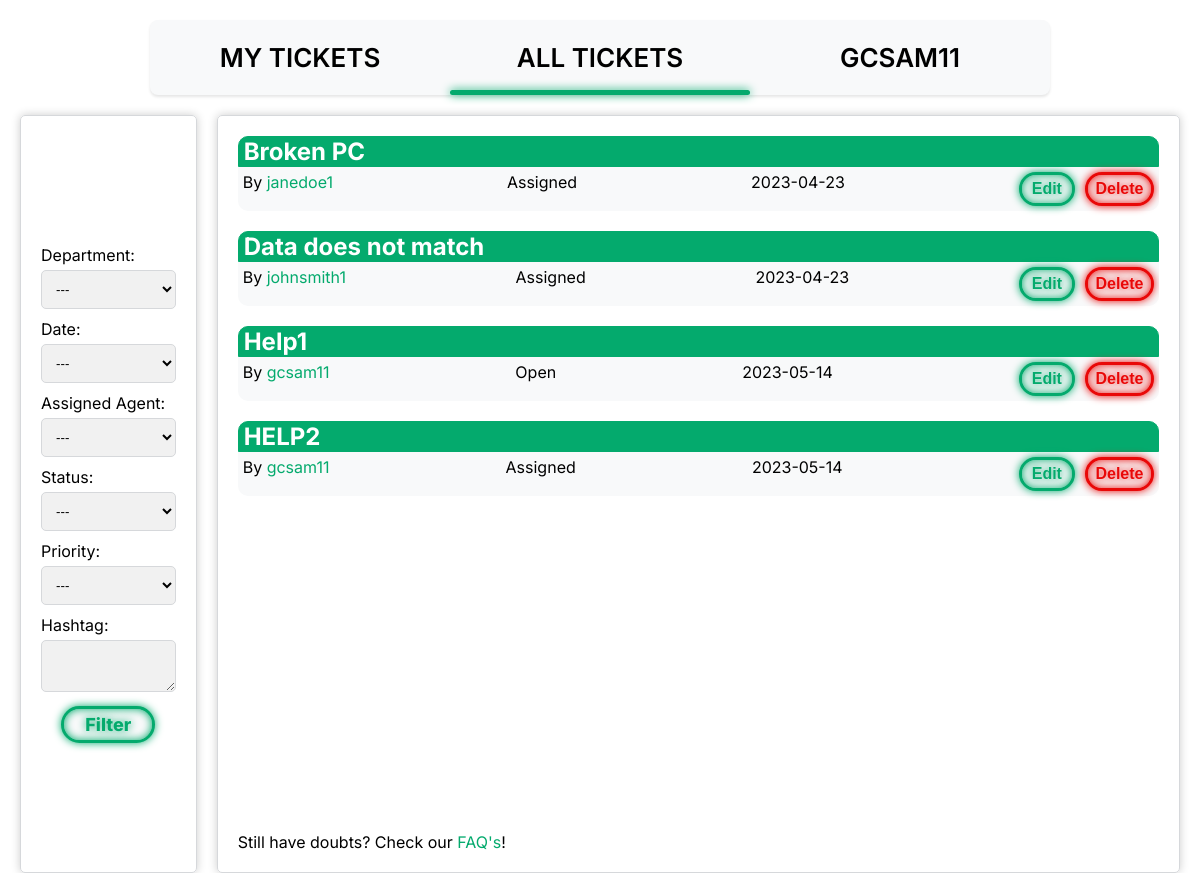
Before: /pages/all_tickets.php (signed in) with the older database file.
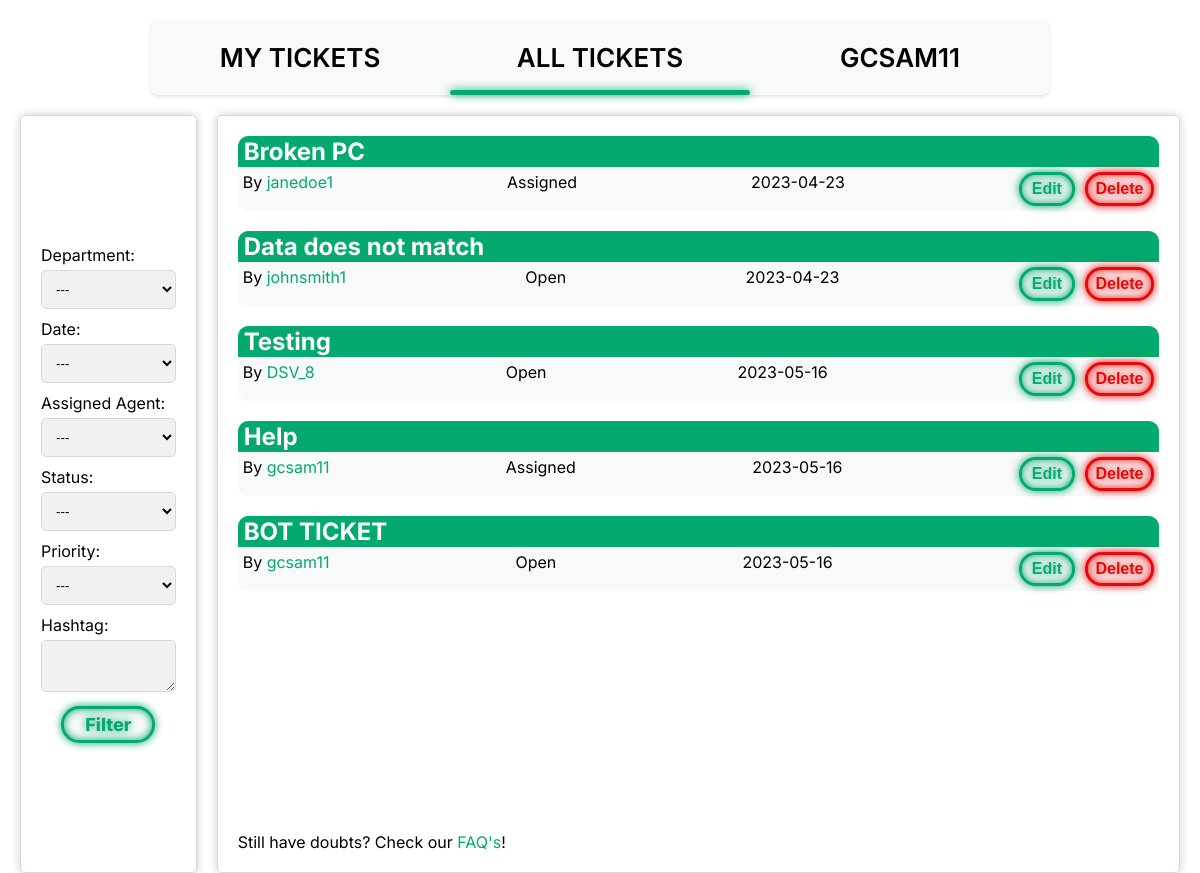
After: the same page with the newer database file.
### tables this page shows
CREATE TABLE TICKET (
    ticket_id INTEGER PRIMARY KEY AUTOINCREMENT,
    user_id INT NOT NULL,
    assigned_agent INT CHECK (assigned_agent <> user_id),
    department_id INT,
    title VARCHAR(255) NOT NULL,
    description VARCHAR(1000) NOT NULL,
    status VARCHAR(10) NOT NULL DEFAULT 'Open' CHECK (status = 'Open' OR status = 'Assigned' OR status = 'Closed'),
    priority VARCHAR(10) NOT NULL DEFAULT 'Low' CHECK (priority = 'Low' OR priority = 'Medium' OR priority = 'High'),
    date DATE NOT NULL,
    hashtag VARCHAR(255),
    FOREIGN KEY(user_id) REFERENCES USER(user_id) ON DELETE CASCADE ON UPDATE CASCADE,
    FOREIGN KEY(department_id) REFERENCES DEPARTMENT(department_id) ON DELETE CASCADE ON UPDATE CASCADE,
    FOREIGN KEY(assigned_agent) REFERENCES USER(user_id) ON DELETE CASCADE ON UPDATE CASCADE
);

CREATE TABLE USER (
    user_id INTEGER PRIMARY KEY AUTOINCREMENT,
    department_id INT,
    name VARCHAR(255) NOT NULL,
    username VARCHAR(8) NOT NULL UNIQUE,
    email VARCHAR(255) NOT NULL UNIQUE,
    password VARCHAR(255) NOT NULL,
    type VARCHAR(10) NOT NULL DEFAULT 'Client' CHECK (type = 'Agent' OR type = 'Admin' OR type = 'Client'),
    gender VARCHAR(10) DEFAULT 'None' CHECK(gender = 'Male' or gender = 'Female' or gender = 'Other' or gender = 'None'),
    FOREIGN KEY(department_id) REFERENCES DEPARTMENT(department_id) ON DELETE CASCADE ON UPDATE CASCADE
);

### database/checkSession.php (called while the page is built, shortened)
<?php
    $profile = $_SESSION['username'];
?>

### database/get_tickets.php (the view)
<?php
    include 'connection.php';
    $stmt = $db->prepare('SELECT * FROM Ticket');
    $stmt->execute();
    while($row = $stmt -> fetch()){
        $stmt2 = $db -> prepare('SELECT username FROM User WHERE user_id = :user_id');
        $stmt2 -> bindParam(':user_id', $row['user_id']);
        $stmt2 -> execute();
        $row2 = $stmt2 -> fetch();
        echo '<h2><a class="ticket_readmore" href="../pages/ticket.php?id='.$row['ticket_id'].'&site=all_tickets">' . $row['title'] . '</a></h2>
        <div class="ticket">
        <div class="ticket_main_info"> <span class="ticket_username"> By <a class="ticket_username_link" href="../pages/profile_viewer.php?id=' .$row['user_id'] . '">' . $row2['username'] . '</a> </span>
        <span class="ticket_status">' . $row['status'] . '</span>
        <span class="ticket_date">' . $row['date'] . ' </span>';
        if(($_SESSION['type'] == 'Admin') || ($_SESSION['user_id'] == $row['user_id'])){
            echo '<div class ="btns">';
            echo '<form class ="editbtnform" action="../pages/editTicket.php?id='.$row['ticket_id'].'" method="POST">
            <input type="hidden" name="csrf" value="' . $_SESSION['csrf'] . '">
            <input type="hidden" name="site" value="alltickets">
            <button type="submit" id="edit_btn"> Edit </button> </form>';
            echo '<form class="deletebtnform" action="../database/deleteTicket.php" method="POST">
            <input type="hidden" name="csrf" value="' . $_SESSION['csrf'] . '">
            <input type="hidden" name="site" value="alltickets">
            <input type="hidden" name="id" value=' . $row['ticket_id'] .'>
            <button type="submit" id="delete_btn"> Delete </button> </form></div>';
        }
        echo '</div></div>';
    }
?>

### pages/all_tickets.php (shortened to what this page needs)
<?php
    include '../database/checkSession.php';
?>
<!DOCTYPE html>
<html>
<head>
	<link rel="stylesheet" href="../css/all_tickets.css">
</head>
<body>
    <header>
		<nav>
			<a href="../pages/my_tickets.php">My Tickets</a>
			<a href="../pages/all_tickets.php">All Tickets</a>
			<a href="../pages/profile_viewer.php"><?php echo $profile ?></a>
			<div class="animation start-all_tickets"></div>
		</nav>
    </header>
	<main>
		<form action="../database/filter.php" method="post">
		<section id="grid">
			<div class="box">
				<div class="box_content">
					<label for="department-filter">Department:</label>
			    	<select id="department" name="department">
						<option value="none">---</option>
			    	</select>
			    	<label for="date-filter">Date:</label>
			    	<select id="date-filter" name="date">
						<option value="none">---</option>
					</select>
			    	<label for="agent-filter">Assigned Agent:</label>
			    	<select id="agent-filter" name="agent">
				    	<option value="none">---</option>
						<?php
						include '../database/fetchAgents.php'
						 ?>
			    	</select>
			    	<label for="status-filter">Status:</label>
			    	<select id="status-filter" name="status">
                    	<option value="none">---</option>
			    	</select>
			    	<label for="priority-filter">Priority:</label>
			    	<select id="priority-filter" name="priority">
				    	<option value="none">---</option>
			    	</select>
					<label for="hashtag-filter">Hashtag:</label>
					<textarea autocomplete="on" class="hashtag-filter-textarea" name="hashtag" placeholder=""></textarea>
                	<div class="clearfix">
				    	<button type="submit" class="filterbtn">Filter</button>
			    	</div>
				</div>
			</div>
		</form>
			<div class="box2">
				<section class="right_box_content">
						<div id="tickets">
							<?php
								if($_SESSION['filter']){
									$site = 'all_tickets';
									include '../database/get_filter_content.php';
									$_SESSION['filter'] = false;
								}
								else{
									include '../database/get_tickets.php';
								}
							?>
						</div>
						<footer>Still have doubts? Check our <a href="../pages/faq.php">FAQ's</a>!</footer>
				</section>
			</div>
	</main>
</body>
</html>

### css/all_tickets.css (style rules this page uses)
:root { --clr-neon_green: #04AA6D; --clr-neon_red: #e90808; --clr-bg: #f8f9fa; }
*, *::before *::after { box-sizing: border-box; }
header { text-align: center; }
nav { position: relative; margin: 20px auto 0; width: 900px; height: 75px; background: var(--clr-bg); border-radius: 8px; font-size: 0; box-shadow: 0 2px 3px 0 rgba(0, 0, 0, 0.1); }
nav a { font-family: 'Inter', sans-serif; font-size: 26px; font-weight: 600; text-transform: uppercase; color: black; text-decoration: none; line-height: 75px; position: relative; z-index: 1; display: inline-block; text-align: center; }
nav .animation { position: absolute; height: 5px; bottom: 0; z-index: 0; background: var(--clr-neon_green); border-radius: 8px; transition: all .5s ease 0s; box-shadow: 0 0 10px 0 var(--clr-neon_green); }
nav a:nth-child(1) { width: 300px; }
nav a:nth-child(2) { width: 300px; }
nav .start-all_tickets, nav a:nth-child(2):hover~.animation { width: 300px; left: 300px; }
nav a:nth-child(3) { width: 300px; }
body { margin: 0; padding: 0; font-family: 'Inter', sans-serif; }
section { height: 89.5vh; display: flex; }
#grid { display: grid; grid-template-columns: repeat(6, 1fr); grid-gap: 20px; padding: 20px; }
#grid .box { display: flex; justify-content: center; align-items: center; padding: 20px; border: 1px solid #d6d8db; border-radius: 5px; box-shadow: 0px 0px 10px rgba(0,0,0,0.2); grid-column: 1/2; }
label { display: block; margin-bottom: 5px; }
select, input[type="date"], textarea { padding: 10px; border-radius: 5px; border: 1px solid #d6d8db; margin-bottom: 10px; width: 100%; box-sizing: border-box; background-color: #f1f1f1; }
textarea { resize: vertical; }
.clearfix { display: flex; justify-content: center; }
.filterbtn { background-color: var(--clr-bg); color: var(--clr-neon_green); padding: 5px 10px; border: 3px solid var(--clr-neon_green); border-radius: 32px; cursor: pointer; opacity: 1; text-align: center; font-family: 'Inter', sans-serif; font-weight: 800; font-size: large; width: 70%; transition: opacity 100ms linear; text-shadow: 0 0 0.125em hsl(0 0% 100% / 0.5), 0 0 0.45em var(--clr-neon_green); box-shadow: inset 0 0 0.5em 0 var(--clr-neon_green), 0 0 0.5em 0 var(--clr-neon_green); }
#grid .box2 { padding: 20px; border: 1px solid #d6d8db; border-radius: 5px; box-shadow: 0px 0px 10px rgba(0,0,0,0.2); grid-column: 2/7; }
.right_box_content { position: relative; }
.right_box_content footer { position: absolute; bottom: 0; left: 0; width: 100%; }
.right_box_content footer > a { color: var(--clr-neon_green); text-decoration: none; }
#tickets { width: 100%; height: 97%; overflow-x: hidden; overflow-y: auto; }
h2 { border: 1px solid var(--clr-neon_green); padding-left: 5px; margin-bottom: 0; border-radius: 10px 10px 0px 0px; background-color: var(--clr-neon_green); }
h2:first-of-type { margin-top: 0; }
.ticket_readmore { color: white; text-decoration: none; }
.ticket_main_info { display: flex; justify-content: space-between; }
.ticket_username_link { text-decoration: none; color: var(--clr-neon_green); }
.ticket { border: 0px; background-color: var(--clr-bg); border-radius: 0px 0px 10px 10px; padding: 5px; }
.ticket:last-of-type { margin-bottom: 10px; }
.btns { display: flex; justify-content: space-between; }
.editbtnform { margin-right: 10px; }
#edit_btn { background-color: var(--clr-bg); color: var(--clr-neon_green); padding: 5px 10px; border: 3px solid var(--clr-neon_green); border-radius: 32px; cursor: pointer; opacity: 1; text-align: center; font-weight: 600; font-size: medium; width: 100%; transition: opacity 100ms linear; text-shadow: 0 0 0.125em hsl(0 0% 100% / 0.5), 0 0 0.45em var(--clr-neon_green); box-shadow: inset 0 0 0.5em 0 var(--clr-neon_green), 0 0 0.5em 0 var(--clr-neon_green); }
#delete_btn { background-color: var(--clr-bg); color: var(--clr-neon_red); padding: 5px; margin-right: 5px; border: 3px solid var(--clr-neon_red); border-radius: 32px; cursor: pointer; opacity: 1; text-align: center; font-weight: 600; font-size: medium; width: 100%; transition: opacity 100ms linear; text-shadow: 0 0 0.125em hsl(0 0% 100% / 0.5), 0 0 0.45em var(--clr-neon_red); box-shadow: inset 0 0 0.5em 0 var(--clr-neon_red), 0 0 0.5em 0 var(--clr-neon_red); }

Changed rows visible on the page:
removed ticket: title "HELP2", user.username "gcsam11", status "Assigned", date "2023-05-14"
changed ticket "Data does not match": status "Assigned" → "Open"
added ticket: title "Testing", user.username "DSV_8", status "Open", date "2023-05-16"
added ticket: title "Help", user.username "gcsam11", status "Assigned", date "2023-05-16"
changed ticket: title "Help1" → "BOT TICKET"; date "2023-05-14" → "2023-05-16"
